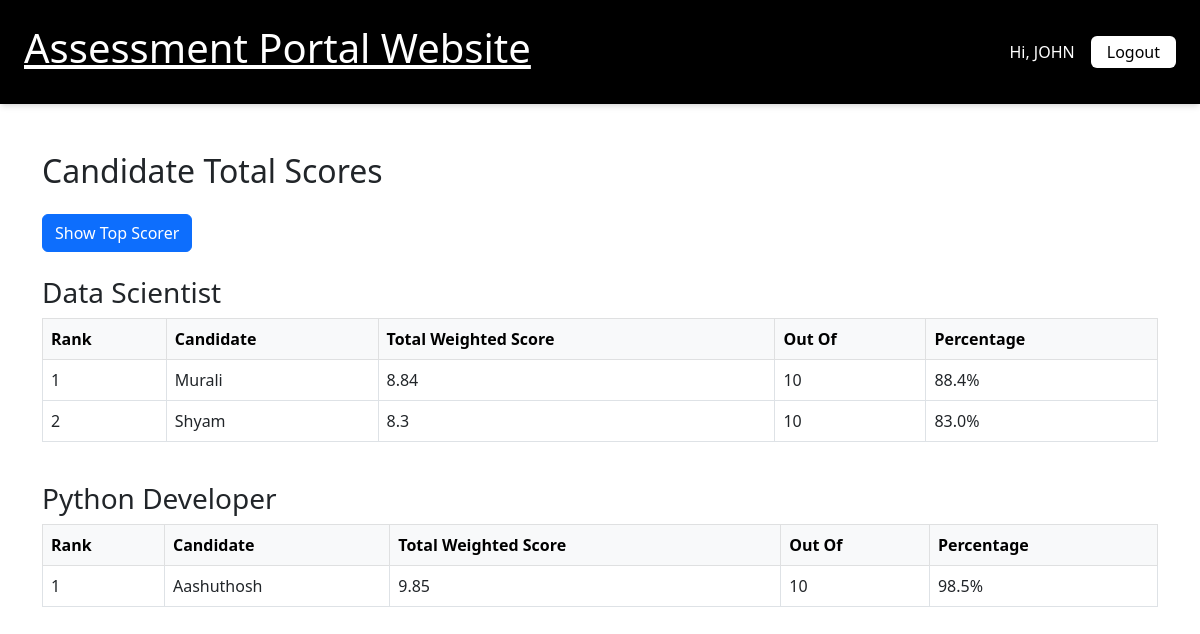
Page /candidatescore/ (signed in) on the committed database.
### assessment_app/models.py (models this page shows, shortened)
class Role(models.Model):
    title = models.CharField(max_length=40,null=False,blank=False,unique=True)

class Candidate(models.Model):
    name = models.CharField(max_length=30,null=False,blank=False)
    email = models.EmailField(null=False,blank=False)
    resume = models.FileField(upload_to="resumes/",blank=True,null=True)
    role = models.ForeignKey(Role,related_name='candidaterole',on_delete=models.CASCADE)

### assessment_app/views.py (the view, shortened to what this page needs)
# urls.py: path('candidatescore/',CandidateScoreListView.as_view(),name='candidate-scores'),
class CandidateScoreListView(ListView):
    model = Candidate
    template_name = 'candidatescores.html'
    context_object_name = 'candidates'
    def get_queryset(self):
        return Candidate.objects.select_related('role')
    def get_context_data(self, **kwargs):
        context = super().get_context_data(**kwargs)
        candidates = context['candidates']
        candidates_by_role = defaultdict(list)
        for candidate in candidates:
            weighted_scores = CandidateCriterionScore.objects.filter(candidate=candidate).annotate(
                weighted_score=ExpressionWrapper(
                    F('score') * (F('criterion__weight') / 100.0),
                    output_field=FloatField()
                )
            )
            section_scores = weighted_scores.values('criterion__criteria__criteria_section').annotate(
                total_weighted_score=Sum('weighted_score')
            )
            weighted_total = 0
            for item in section_scores:
                section_id = item['criterion__criteria__criteria_section']
                total_weighted_score = item['total_weighted_score'] or 0
                try:
                    section = Section.objects.get(id=section_id)
                    weight_obj = SectionWeight.objects.get(section=section, role=candidate.role)
                    weight = weight_obj.weight
                except (Section.DoesNotExist, SectionWeight.DoesNotExist):
                    weight = 0
                weighted_total += (total_weighted_score * weight) / 100.0
            score_rounded = round(weighted_total, 2)
            candidates_by_role[candidate.role].append({
                'candidate': candidate,
                'total_score': score_rounded,
                'percentage': round((score_rounded / 10) * 100,2),
            })
        for role, cand_list in candidates_by_role.items():
            cand_list.sort(key=lambda x: x['total_score'], reverse=True)
            for idx, entry in enumerate(cand_list, start=1):
                entry['rank'] = idx
        show_top = self.request.GET.get('top') == 'true'
        context['candidates_by_role'] = dict(candidates_by_role)
        context['showing_top'] = show_top
        return context

### templates/candidatescores.html
{% extends 'home.html' %}
{% block content %}
<link href="https://cdn.jsdelivr.net/npm/bootstrap@5.3.0/dist/css/bootstrap.min.css" rel="stylesheet">
<div class="container my-5">
    <h2 class="mb-4">Candidate Total Scores</h2>
    <div class="mb-3">
        {% if showing_top %}
            <a href="{% url 'candidate-scores' %}" class="btn btn-secondary">Show All Candidates</a>
        {% else %}
            <a href="{% url 'candidate-scores' %}?top=true" class="btn btn-primary">Show Top Scorer</a>
        {% endif %}
    </div>
    {% if candidates_by_role %}
        {% for role, cand_list in candidates_by_role.items %}
            <h3 class="mt-4">{{ role.title }}</h3>
            <div class="table-responsive">
                <table class="table table-bordered table-hover align-middle">
                    <thead class="table-light">
                        <tr>
                            <th>Rank</th>
                            <th>Candidate</th>
                            <th>Total Weighted Score</th>
                            <th>Out Of</th>
                            <th>Percentage</th>
                        </tr>
                    </thead>
                    <tbody>
                        {% for entry in cand_list %}
                        <tr>
                            <td>{{ entry.rank }}</td>
                            <td>{{ entry.candidate.name }}</td>
                            <td>{{ entry.total_score }}</td>
                            <td>10</td>
                            <td>{{ entry.percentage }}%</td>
                        </tr>
                        {% endfor %}
                    </tbody>
                </table>
            </div>
        {% endfor %}
    {% else %}
        <div class="alert alert-info">No candidates found.</div>
    {% endif %}
</div>
{% endblock %}

### templates/home.html (shortened to what this page needs)
<!DOCTYPE html>
<html lang="en">
<head>
    <script src="https://cdn.tailwindcss.com"></script>
</head>
<body>
    <nav class="bg-black shadow-md">
    <div class="max-w-7xl mx-auto px-4 py-4 flex justify-between items-center">
        <a href="{% url 'home' %}" class="text-2xl font-bold text-white"><h1>Assessment Portal Website</h1></a>
        <div class="flex items-center gap-2">
                    {% if user.is_authenticated %}
                        <span class="text-white mr-2">Hi, {{ user.username }}</span>
                    {% else %}
                         <a href="{% url 'login' %}" class="bg-white text-black px-3 py-1 rounded hover:bg-green-600 hover:text-white transition">Login</a>
                    {% endif %}
                        <form method="post" action="{% url 'logout' %}">
                            <button type="submit" class="bg-white text-black px-3 py-1 rounded hover:bg-red-600 hover:text-white transition">Logout</button>
                        </form>
    </div>
</nav>
{% block content %}{% endblock %}
</body>
</html>

### rows in the picture
Role: title "Data Scientist"
Candidate: rank "1", candidate.name "Murali", total_score "8.84", percentage "88.4"
Candidate: rank "2", candidate.name "Shyam", total_score "8.3", percentage "83.0"
Role: title "Python Developer"
Candidate: rank "1", candidate.name "Aashuthosh", total_score "9.85", percentage "98.5"

### other values in the picture
{{ user.username }} "JOHN"
